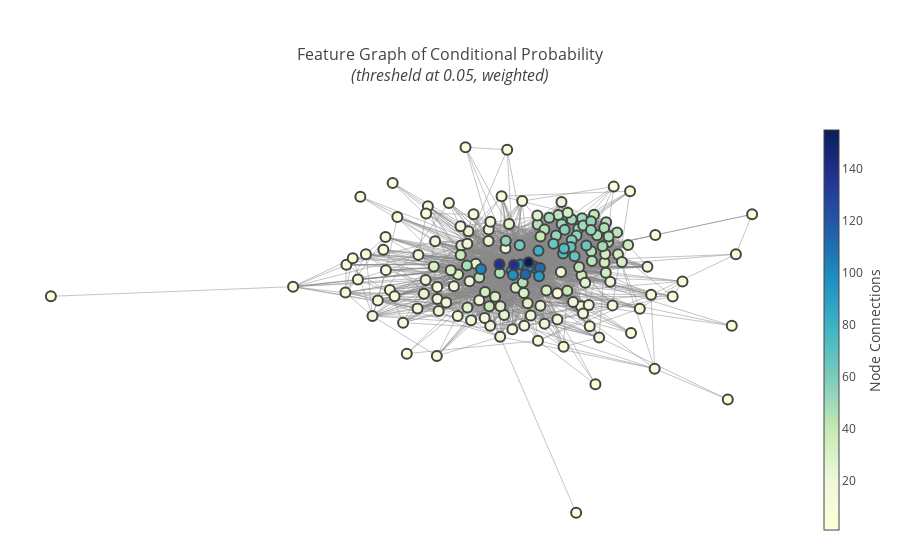

Notebook code for this chart:
### Code cell
build_network_viz(confidence_matrix,0.05,nx.fruchterman_reingold_layout,weighted=True)

### Figure 1 — Plotly figure (JSON) as saved in the notebook; plotly's stock layout.template omitted (floating-point values rounded to 4 significant figures; data arrays with more than 128 entries replaced by an {"elided": "..."} marker saying what was removed)
{"data": [{"hoverinfo": "none", "line": {"color": "#888", "width": 0.5}, "mode": "lines", "type": "scatter", "uid": "2af5f40a-93af-4b9d-a0d1-b3af6d6f4605", "x": {"elided": "8208 float values"}, "y": {"elided": "8208 float values"}}, {"hoverinfo": "text", "marker": {"color": {"elided": "168 int values"}, "colorbar": {"thickness": 15, "title": {"side": "right", "text": "Node Connections"}, "xanchor": "left"}, "colorscale": "YlGnBu", "line": {"width": 2}, "reversescale": true, "showscale": true, "size": 10}, "mode": "markers", "text": {"elided": "168 str values"}, "type": "scatter", "uid": "abcb39b6-bc87-4dd1-b511-f7e79a9eed6f", "x": {"elided": "168 float values"}, "y": {"elided": "168 float values"}}], "layout": {"hovermode": "closest", "margin": {"b": 20, "l": 5, "r": 5, "t": 120}, "showlegend": false, "title": {"font": {"size": 16}, "text": "Feature Graph of Conditional Probability<br><i>(thresheld at 0.05, weighted)</i>"}, "xaxis": {"showgrid": false, "showticklabels": false, "zeroline": false}, "yaxis": {"showgrid": false, "showticklabels": false, "zeroline": false}}}
